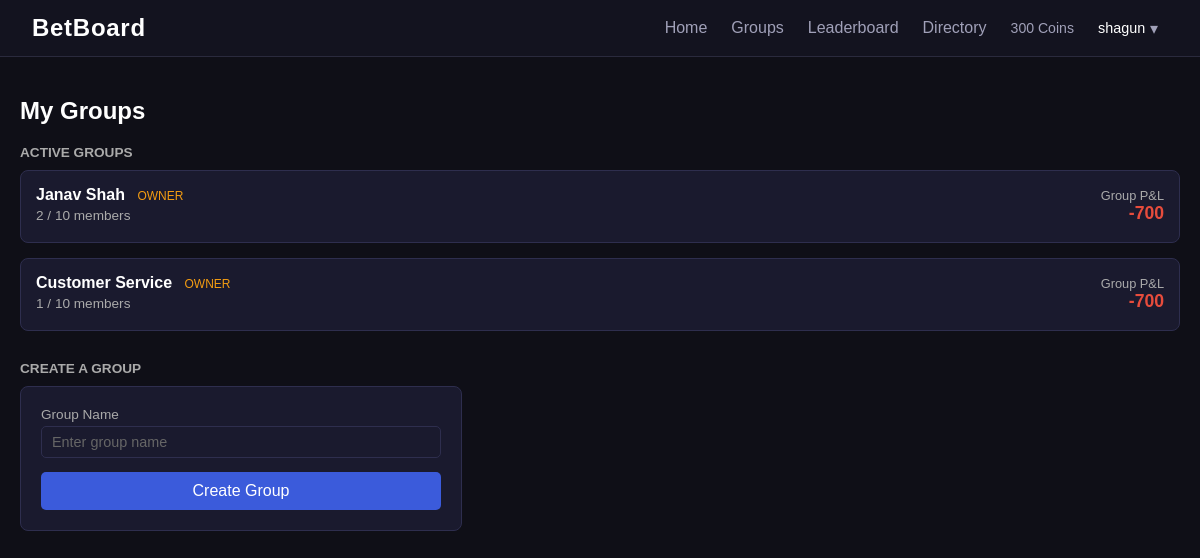
Before: /groups (signed in) with the older database file.
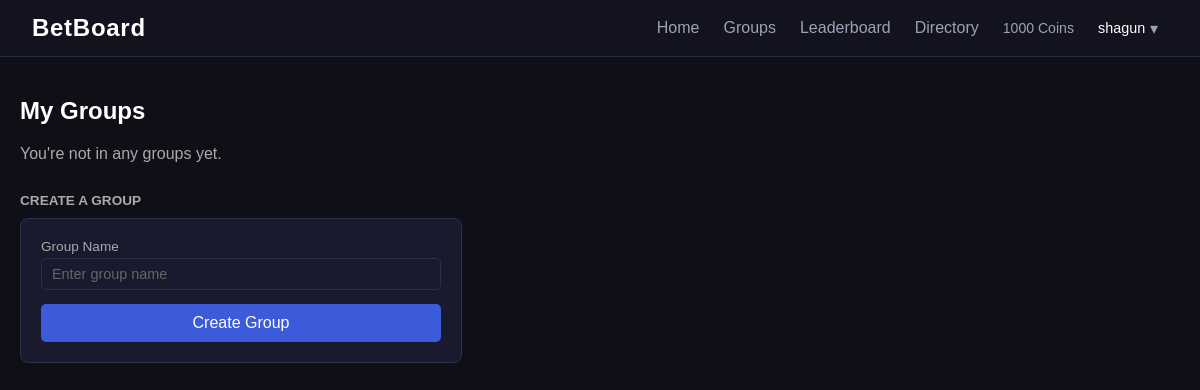
After: the same page with the newer database file.
### models.py (models this page shows)
class User(db.Model):
    __tablename__ = "users"
    id = db.Column(db.Integer, primary_key = True)
    username = db.Column(db.String(50), unique = True, nullable = False)
    password_hash = db.Column(db.String(50), nullable = False)
    coins = db.Column(db.Integer, default = 1000)
    created_at = db.Column(db.DateTime, default = datetime.utcnow)
    is_admin = db.Column(db.Boolean, default = False)
    roll_number = db.Column(db.String(20), unique = True, nullable = False)

class Group(db.Model):
    __tablename__ = "groups"
    id = db.Column(db.Integer, primary_key=True)
    name = db.Column(db.String(100), unique=True, nullable = False)
    owner_id = db.Column(db.Integer, db.ForeignKey("users.id"), nullable=False)
    created_at = db.Column(db.DateTime, default = datetime.utcnow)

### routes/groups.py (the view)
@groups_bp.route("/groups")
def groups():
    if "user_id" not in session:
        return redirect(url_for("auth.login"))
    user = db.session.get(User, session["user_id"])
    memberships = GroupMembership.query.filter_by(user_id=user.id).all()
    active = []
    invited = []
    for m in memberships:
        group = db.session.get(Group, m.group_id)
        member_count = GroupMembership.query.filter_by(group_id=group.id, status="member").count()
        pnl = user.coins - m.coins_at_join if m.coins_at_join is not None else None
        item = {
            "group": group,
            "membership": m,
            "member_count": member_count,
            "pnl": pnl,
            "is_owner": group.owner_id == user.id
        }
        if m.status == "member":
            active.append(item)
        elif m.status == "invited":
            invited.append(item)
    return render_template("groups.html", active=active, invites=invited, current_user=user)

### templates/groups.html (shortened to what this page needs)
{%extends "base.html"%}
{%block content%}
<h2 style="color: #ffffff; margin-bottom: 20px;">My Groups</h2>
{% if active %}
<h3 style="color: #aaa; font-size: 0.85rem; text-transform: uppercase; margin: 20px 0 10px;">Active Groups</h3>
{% for item in active %}
<a href="{{ url_for('groups.group_detail', group_id=item.group.id) }}" style="text-decoration: none;">
    <div class="event-card" style="display: flex; justify-content: space-between; align-items: center;">
        <div>
            <strong style="color: #ffffff;">{{ item.group.name }}</strong>
            {% if item.is_owner %}<span style="color: #f39c12; font-size: 0.75rem; margin-left: 8px;">OWNER</span>{%
            endif %}
            <p style="margin: 4px 0; color: #aaa; font-size: 0.85rem;">{{ item.member_count }} / 10 members</p>
        </div>
        <div style="text-align: right;">
            <div style="color: #aaa; font-size: 0.8rem;">Group P&L</div>
            <div class="{{ 'win' if item.pnl >= 0 else 'loss' }}" style="font-size: 1.1rem; font-weight: bold;">
                {{ '+' if item.pnl >= 0 }}{{ item.pnl }}
            </div>
        </div>
    </div>
</a>
{% endfor %}
{% else %}
{%if not invites%}
<p style="color: #aaa;">You're not in any groups yet.</p>
{%endif%}
{% endif %}
<h3 style="color: #aaa; font-size: 0.85rem; text-transform: uppercase; margin: 30px 0 10px;">Create a Group</h3>
<div class="auth-form">
    <form method="POST" action="{{ url_for('groups.create_group') }}">
        <label>Group Name</label>
        <input type="text" name="name" placeholder="Enter group name" required>
        <button type="submit">Create Group</button>
    </form>
</div>
{% endblock %}

### templates/base.html (shortened to what this page needs)
<!DOCTYPE html>
<html>
<head>
    <link rel="stylesheet" href="{{url_for('static', filename='css/style.css')}}" </head>
<body>
    <nav class="navbar">
        <a href="{{ url_for('betting.dashboard') }}" class="nav-brand">BetBoard</a>
        {%if session.get('user_id')%}
        <div class="nav-right">
            <a href="{{ url_for('betting.dashboard') }}" class="nav-link">Home</a>
            {%if current_user.is_admin%}
                    <a href="{{url_for('admin.admin_groups')}}" class="nav-link">Manage Groups</a>
                    <a href="{{url_for('admin.create_event')}}" class="nav-link">Create Event</a>
            {%else%}
            <a href="{{ url_for('groups.groups') }}" class="nav-link">Groups</a>
             {%endif%}
            <a href="{{ url_for('betting.leaderboard') }}" class="nav-link">Leaderboard</a>
            <a href="{{ url_for('auth.directory') }}" class="nav-link">Directory</a>
            <span class="nav-coins">{{ current_user.coins }} Coins </span>
            <div class="nav-profile-wrapper">
                <button class="nav-profile-btn" onclick="toggleProfileDropdown()">
                    {{ current_user.username }}
                    <span class="nav-caret">▾</span>
                </button>
            </div>
        </div>
        {%endif%}
    </nav>
    <div class="container">
        {% block content %}{% endblock %}
    </div>
</body>
</html>

### static/css/style.css (style rules this page uses)
body { font-family: Arial; background: #0f0f17; color: #e0e0e0; margin: 0; }
a { color: #7eb8f7; }
.navbar { display: flex; align-items: center; justify-content: space-between; padding: 0 2rem; height: 56px; background: #13131f; border-bottom: 1px solid #2a2a3d; position: sticky; top: 0; z-index: 100; }
.nav-brand { font-size: 1.5rem; font-weight: 700; color: #ffffff; text-decoration: none; letter-spacing: 0.03em; }
.nav-link { color: #a0a0b8; text-decoration: none; font-size:1.0rem; transition: color 0.2s; }
.nav-right { font-size: 1rem; display: flex; align-items: center; gap: 1.5rem; }
.nav-coins { font-size: 0.88rem; color: #a0a0b8; }
.nav-profile-wrapper { position: relative; }
.nav-profile-btn { background: none; border: none; color: #ffffff; font-size: 0.9rem; cursor: pointer; display: flex; align-items: center; gap: 0.3rem; padding: 0; }
.nav-caret { font-size: 1rem; color: #a0a0b8; }
.container { padding: 20px; }
button { padding: 8px 15px; margin-right: 10px; cursor: pointer; border: none; border-radius: 5px; background: #2e2e4e; color: #e0e0e0; font-size: 0.9rem; }
input[type="number"], input[type="text"], input[type="password"] { background: #1a1a2e; border: 1px solid #2e2e4e; color: #e0e0e0; padding: 7px 10px; border-radius: 5px; font-size: 0.9rem; }
input::placeholder { color: #666; }
.auth-form { background: #1a1a2e; border: 1px solid #2e2e4e; padding: 20px; border-radius: 8px; width: 400px; max-width: 400px; }
.auth-form label { display: block; margin-bottom: 4px; color: #aaa; font-size: 0.85rem; }
.auth-form input, .auth-form textarea { width: 100%; margin-bottom: 14px; box-sizing: border-box; }
.auth-form button[type="submit"] { background: #3b5bdb; color: white; width: 100%; padding: 10px; font-size: 1rem; border-radius: 5px; }

Changed rows visible on the page:
removed Group: group.name "Janav Shah"
removed Group: group.name "Customer Service"
changed User "shagun": coins "300" → "1000"
Other visible differences:
text no longer shown: "ACTIVE GROUPS"
text now shown: "You're not in any groups yet."
list line gone: "OWNER 2 / 10 members Group P&L -700"
list line gone: "OWNER 1 / 10 members Group P&L -700"
